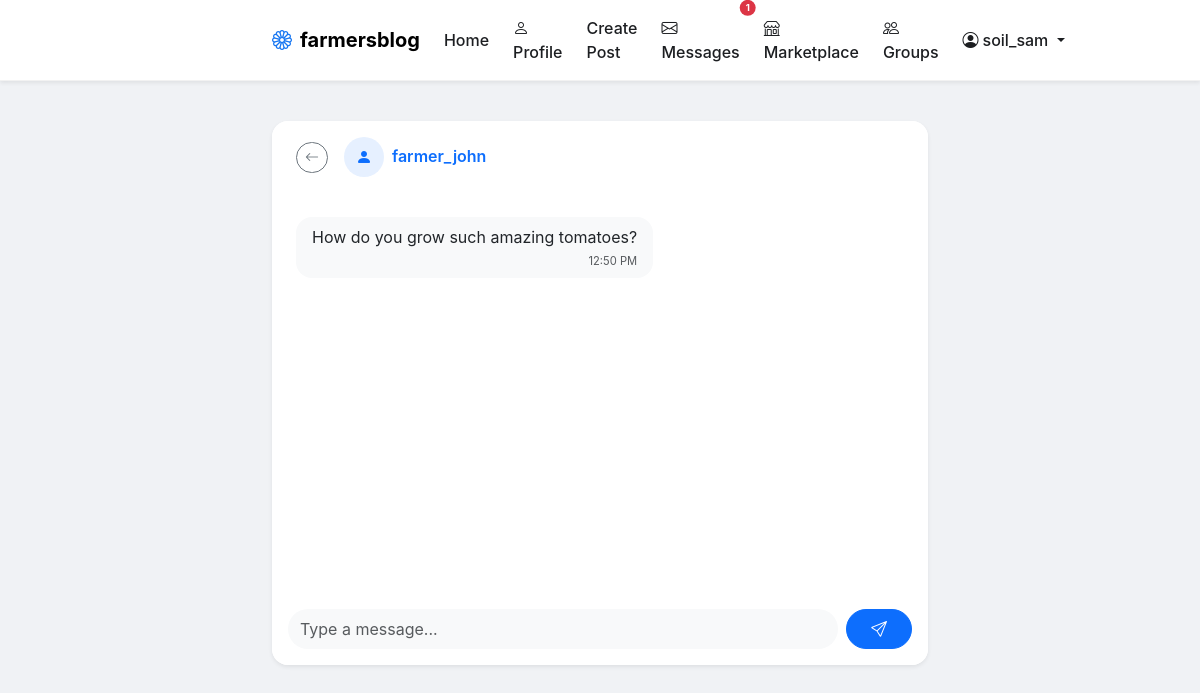
/messages/farmer_john (signed in), run on the app's committed database.
### app/models.py (models this page shows, shortened)
class User(UserMixin, db.Model):
    id = db.Column(db.Integer, primary_key=True)
    username = db.Column(db.String(80), unique=True, nullable=False)
    email = db.Column(db.String(120), unique=True, nullable=False)
    password_hash = db.Column(db.String(256), nullable=False)
    avatar_filename = db.Column(db.String(255), default=None)
    bio = db.Column(db.Text, default='')
    created_at = db.Column(db.DateTime, default=datetime.utcnow)
    posts = db.relationship('Post', backref='author', lazy='dynamic', cascade='all, delete-orphan')
    comments = db.relationship('Comment', backref='author', lazy='dynamic', cascade='all, delete-orphan')
    liked_posts = db.relationship('Post', secondary=post_likes, back_populates='likes', lazy='dynamic')
    listings = db.relationship('Listing', backref='seller', lazy='dynamic', cascade='all, delete-orphan')
    followed = db.relationship(
        'User', secondary=followers,
        primaryjoin=(followers.c.follower_id == id),
        secondaryjoin=(followers.c.followed_id == id),
        backref=db.backref('followers', lazy='dynamic'),
        lazy='dynamic'
    )
    sent_messages = db.relationship('Message', foreign_keys='Message.sender_id', backref='sender', lazy='dynamic', cascade='all, delete-orphan')
    received_messages = db.relationship('Message', foreign_keys='Message.recipient_id', backref='recipient', lazy='dynamic', cascade='all, delete-orphan')
    groups_created = db.relationship('Group', backref='creator', lazy='dynamic', cascade='all, delete-orphan')
    groups_joined = db.relationship('Group', secondary=group_members, back_populates='members', lazy='dynamic')
    @property
    def unread_message_count(self):
        return Message.query.filter_by(recipient_id=self.id, read=False).count()

class Message(db.Model):
    id = db.Column(db.Integer, primary_key=True)
    sender_id = db.Column(db.Integer, db.ForeignKey('user.id'), nullable=False)
    recipient_id = db.Column(db.Integer, db.ForeignKey('user.id'), nullable=False)
    body = db.Column(db.Text, nullable=False)
    timestamp = db.Column(db.DateTime, default=datetime.utcnow)
    read = db.Column(db.Boolean, default=False)

### app/blueprints/messages.py (the view)
@messages_bp.route('/<username>')
@login_required
def conversation(username):
    other_user = User.query.filter_by(username=username).first_or_404()
    if other_user == current_user:
        flash('You cannot message yourself.', 'warning')
        return redirect(url_for('messages.inbox'))
    unread = Message.query.filter_by(
        sender_id=other_user.id,
        recipient_id=current_user.id,
        read=False
    ).all()
    for msg in unread:
        msg.read = True
    db.session.commit()
    messages = Message.query.filter(
        ((Message.sender_id == current_user.id) & (Message.recipient_id == other_user.id)) |
        ((Message.sender_id == other_user.id) & (Message.recipient_id == current_user.id))
    ).order_by(Message.timestamp.asc()).all()
    return render_template('messages/conversation.html', other_user=other_user, messages=messages)

### app/models.py (called while the page is built)
@login_manager.user_loader
def load_user(user_id):
    return User.query.get(int(user_id))

### app/templates/messages/conversation.html (shortened to what this page needs)
{% extends "base.html" %}
{% block content %}
<div class="container" style="max-width: 680px;">
    <div class="card shadow-sm rounded-4 border-0">
        <div class="card-header bg-white rounded-top-4 d-flex align-items-center py-3 px-4 border-0">
            <a href="{{ url_for('messages.inbox') }}" class="btn btn-sm btn-outline-secondary rounded-pill me-3">
                <i class="bi bi-arrow-left"></i>
            </a>
            <a href="{{ url_for('profile.public_profile', username=other_user.username) }}" class="text-decoration-none d-flex align-items-center gap-2">
                {% if other_user.avatar_filename %}
                <img src="{{ avatar_url(other_user.avatar_filename) }}"
                     class="rounded-circle" style="width: 40px; height: 40px; object-fit: cover;" alt="Avatar">
                {% else %}
                <div class="rounded-circle bg-primary bg-opacity-10 d-flex align-items-center justify-content-center" style="width: 40px; height: 40px;">
                    <i class="bi bi-person-fill text-primary"></i>
                </div>
                {% endif %}
                <div>
                    <h6 class="mb-0 fw-semibold">{{ other_user.username }}</h6>
                </div>
            </a>
        </div>
        <div class="card-body p-4" style="min-height: 400px; max-height: 500px; overflow-y: auto;" id="chatMessages">
            {% if messages %}
                {% for msg in messages %}
                <div class="d-flex mb-3 {% if msg.sender_id == current_user.id %}justify-content-end{% endif %}">
                    <div class="{% if msg.sender_id == current_user.id %}bg-primary text-white{% else %}bg-light{% endif %} rounded-4 px-3 py-2"
                         style="max-width: 75%;">
                        <p class="mb-0">{{ msg.body }}</p>
                        <small class="{% if msg.sender_id == current_user.id %}text-white-50{% else %}text-muted{% endif %} d-block text-end mt-1"
                               style="font-size: 0.7rem;">
                            {{ msg.timestamp.strftime('%I:%M %p') }}
                        </small>
                    </div>
                </div>
                {% endfor %}
            {% else %}
            <div class="text-center py-5" id="emptyChat">
                <i class="bi bi-chat-dots" style="font-size: 3rem; color: #ccc;"></i>
                <p class="text-muted mt-2">No messages yet. Say hello!</p>
            </div>
            {% endif %}
        </div>
        <div class="card-footer bg-white rounded-bottom-4 border-0 p-3">
            <form id="messageForm" class="d-flex gap-2">
                <input type="text" id="messageInput" class="form-control rounded-pill bg-light border-0 py-2" placeholder="Type a message..." required autocomplete="off">
                <button type="submit" class="btn btn-primary rounded-pill px-4">
                    <i class="bi bi-send"></i>
                </button>
            </form>
        </div>
    </div>
</div>
{% endblock %}

### app/templates/base.html (shortened to what this page needs)
<!DOCTYPE html>
<html lang="en">
<head>
    <link href="https://cdn.jsdelivr.net/npm/bootstrap@5.3.2/dist/css/bootstrap.min.css" rel="stylesheet">
    <link rel="stylesheet" href="https://cdn.jsdelivr.net/npm/bootstrap-icons@1.11.3/font/bootstrap-icons.min.css">
    <link rel="stylesheet" href="{{ url_for('static', filename='style.css') }}">
</head>
<body>
    <nav class="navbar navbar-expand-lg bg-white shadow-sm sticky-top">
        <div class="container" style="max-width: 680px;">
            <a class="navbar-brand fw-bold" href="{{ url_for('main.index') }}">
                <i class="bi bi-flower1 me-2" style="color: #1877F2;"></i>farmersblog
            </a>
            <div class="collapse navbar-collapse" id="navbarNav">
                <ul class="navbar-nav ms-auto align-items-lg-center gap-2">
                    <li class="nav-item">
                        <a class="nav-link" href="{{ url_for('main.index') }}">Home</a>
                    </li>
                    {% if current_user.is_authenticated %}
                        <li class="nav-item">
                            <a class="nav-link" href="{{ url_for('profile.public_profile', username=current_user.username) }}">
                                <i class="bi bi-person me-1"></i>Profile
                            </a>
                        </li>
                        <li class="nav-item">
                            <a class="nav-link" href="{{ url_for('posts.create') }}">Create Post</a>
                        </li>
                        <li class="nav-item">
                            <a class="nav-link position-relative" href="{{ url_for('messages.inbox') }}">
                                <i class="bi bi-envelope me-1"></i>Messages
                                {% if unread_count > 0 %}
                                <span class="position-absolute top-0 start-100 translate-middle badge rounded-pill bg-danger" style="font-size: 0.6rem;">
                                    {{ unread_count }}
                                </span>
                                {% endif %}
                            </a>
                        </li>
                        <li class="nav-item">
                            <a class="nav-link" href="{{ url_for('marketplace.index') }}">
                                <i class="bi bi-shop me-1"></i>Marketplace
                            </a>
                        </li>
                        <li class="nav-item">
                            <a class="nav-link" href="{{ url_for('groups.index') }}">
                                <i class="bi bi-people me-1"></i>Groups
                            </a>
                        </li>
                        <li class="nav-item dropdown">
                            <a class="nav-link dropdown-toggle" href="#" role="button" data-bs-toggle="dropdown">
                                <i class="bi bi-person-circle me-1"></i>{{ current_user.username }}
                            </a>
                        </li>
                    {% endif %}
                </ul>
            </div>
        </div>
    </nav>
    <main class="py-4">
        {% block content %}{% endblock %}
    </main>
</body>
</html>

### app/static/style.css (style rules this page uses)
:root { --fb-blue: #1877F2; --fb-bg: #f0f2f5; --like-red: #e41e3f; --card-radius: 0.75rem; --green: #28a745; }
body { background-color: var(--fb-bg); font-family: -apple-system, BlinkMacSystemFont, "Segoe UI", Roboto, Oxygen, Ubuntu, Cantarell, "Fira Sans", "Droid Sans", "Helvetica Neue", sans-serif; }
.navbar { border-bottom: 1px solid rgba(0, 0, 0, 0.05); }
.nav-link { font-weight: 500; color: #1c1e21; }

### data on the page
User: username "soil_sam"
User: username "farmer_john"
Message: body "How do you grow such amazing tomatoes?", timestamp "12:50 PM"

### other printed values
{{ unread_count }} "1"
